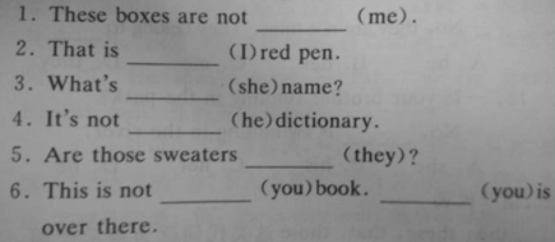
//> input picture opencv03/source/case2.png, 555 x 242 px
$ ./case2-2   (built with g++ and OpenCV 4)
//> lines starting //> are read from the running program, lines starting //| are printed output that depends on the picture; after the words box and inside, x2 and y2 are one past the last pixel; in counts of white or black regions, pixels touching at a corner belong together
#include <opencv2/opencv.hpp>
#include <iostream>
#include <math.h>

using namespace cv;
using namespace std;

int max_count = 255;
int threshold_value = 100;
const char* output_lines = "Hough Lines";
Mat src, roiImage, dst;
void morhpologyLines(int, void*);
int main(int argc, char** argv) {
	src = imread("G:/project/c/opencv/opencv03/source/case2.png", IMREAD_GRAYSCALE);
//> src: 242 rows x 555 cols, CV_8UC1; min 36, max 184, mean 144.7
	if (src.empty()) {
		printf("could not load image...\n");
		return -1;
	}
	namedWindow("input image", WINDOW_AUTOSIZE);
	imshow("input image", src);
	namedWindow(output_lines, WINDOW_AUTOSIZE);
	Rect roi = Rect(10, 10, src.cols - 20, src.rows - 20);//src.cols - 20, src.rows - 20
//> roi = Rect(10, 10, 535, 222)
	roiImage = src(roi);
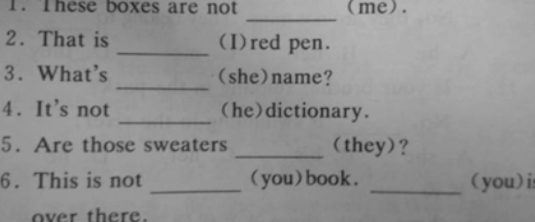
//> roiImage: 222 rows x 535 cols, CV_8UC1; min 36, max 182, mean 144.5
	imshow("ROI image", roiImage);
	// createTrackbar("threshold:", output_lines, &threshold_value, max_count, detectLines);
	// detectLines(0, 0);
	morhpologyLines(0, 0);

	waitKey(0);
	return 0;
}

void morhpologyLines(int, void*) {
	// binary image
	Mat binaryImage, morhpImage;
	threshold(roiImage, binaryImage, 0, 255, THRESH_BINARY_INV | THRESH_OTSU);
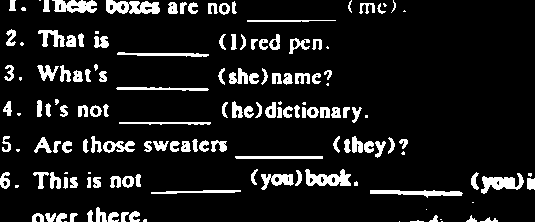
//> binaryImage: 222 rows x 535 cols, CV_8UC1; 10.7% white; 150 white regions (29 under 20 px), largest, box (x1, y1, x2, y2) and area: (106, 0, 160, 14) 535, (305, 169, 351, 186) 474, (481, 173, 524, 194) 453
	imshow("binary", binaryImage);

	// morphology operation
	Mat kernel = getStructuringElement(MORPH_RECT, Size(20, 1), Point(-1, -1));
	morphologyEx(binaryImage, morhpImage, MORPH_OPEN, kernel, Point(-1, -1));
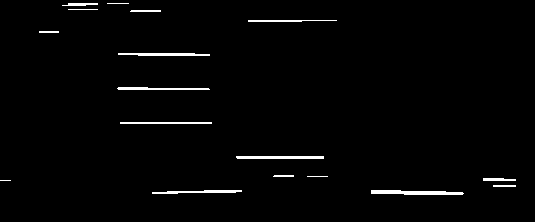
//> morhpImage: 222 rows x 535 cols, CV_8UC1; 1.7% white; 17 white regions (1 under 20 px), largest, box (x1, y1, x2, y2) and area: (371, 190, 464, 195) 349, (236, 156, 324, 159) 263, (118, 53, 210, 56) 241
	imshow("morphology result", morhpImage);

	// dilate image
	kernel = getStructuringElement(MORPH_RECT, Size(3, 3), Point(-1, -1));
	dilate(morhpImage, morhpImage, kernel);
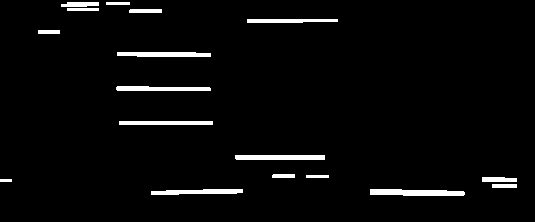
//> morhpImage: 222 rows x 535 cols, CV_8UC1; 3.3% white; 17 white regions, largest, box (x1, y1, x2, y2) and area: (370, 189, 465, 196) 549, (235, 155, 325, 160) 449, (117, 52, 211, 57) 435
	imshow("morphology lines", morhpImage);

	// hough lines
	vector<Vec4i> lines;
	HoughLinesP(morhpImage, lines, 1, CV_PI / 180.0, 30, 20.0, 0);
//> lines = 59 lines (x1, y1, x2, y2), first 8: [151, 192, 242, 192], [151, 193, 236, 193], [247, 20, 337, 19], [151, 191, 242, 191], [370, 193, 464, 194], [117, 54, 210, 54], [370, 192, 405, 192], [296, 20, 333, 21]
	Mat resultImage = roiImage.clone();
	cvtColor(resultImage, resultImage, COLOR_GRAY2BGR);
	for (size_t t = 0; t < lines.size(); t++) {
		Vec4i ln = lines[t];
		line(resultImage, Point(ln[0], ln[1]), Point(ln[2], ln[3]), Scalar(0, 0, 255), 2, 8, 0);
	}
//> this loop made 59 passes
//> ln on passes 1 to 12: [151, 192, 242, 192], [151, 193, 236, 193], [247, 20, 337, 19], [151, 191, 242, 191], [370, 193, 464, 194], [117, 54, 210, 54], [370, 192, 405, 192], [296, 20, 333, 21], [166, 190, 242, 190], [117, 55, 210, 55], [116, 88, 210, 90], [235, 158, 324, 158]
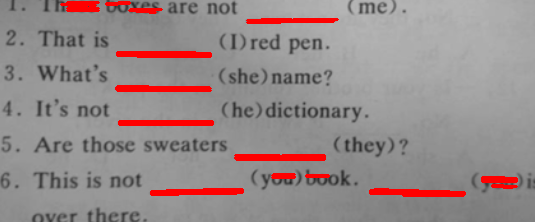
//> resultImage: 222 rows x 535 cols, CV_8UC3; mean B, G, R 139, 139, 150.6
	imshow(output_lines, resultImage);
	return;
}

$ run again, with opencv03/source/case3.png copied over opencv03/source/case2.png
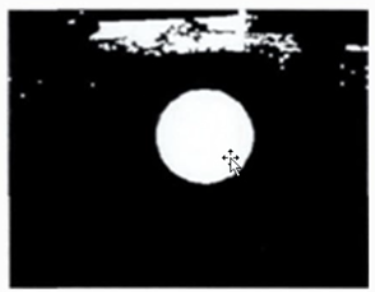
//> input picture opencv03/source/case3.png, 375 x 292 px
//> binaryImage: 272 rows x 355 cols, CV_8UC1; 87.2% white; 18 black regions (13 under 20 px), largest, box (x1, y1, x2, y2) and area: (146, 79, 244, 174) 7219, (80, 0, 290, 46) 4840, (336, 35, 355, 41) 98, (89, 33, 100, 40) 47, (269, 44, 279, 53) 43
//> in morhpologyLines, `dilate(morhpImage, morhpImage, kernel);`:
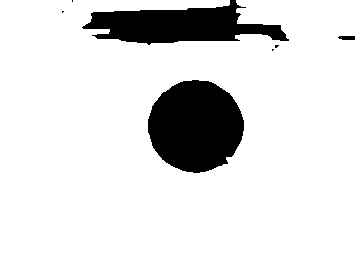
//> morhpImage: 272 rows x 355 cols, CV_8UC1; 87.5% white; 7 black regions (4 under 20 px), largest, box (x1, y1, x2, y2) and area: (148, 80, 244, 173) 6875, (82, 0, 289, 45) 5156, (338, 36, 355, 40) 62
//> lines = 665 lines (x1, y1, x2, y2), first 8: [0, 60, 326, 271], [0, 216, 233, 212], [0, 228, 307, 260], [0, 45, 354, 57], [0, 250, 300, 260], [0, 222, 237, 214], [0, 137, 267, 35], [0, 203, 118, 138]
//> the loop in morhpologyLines, `for (size_t t = 0; t < lines.size(); t++)` made 665 passes
//> after the loop in morhpologyLines, `for (size_t t = 0; t < lines.size(); t++)`:
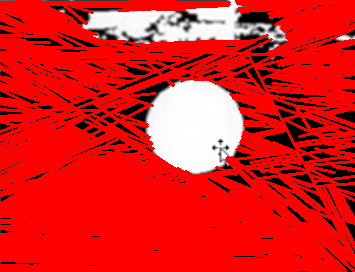
//> resultImage: 272 rows x 355 cols, CV_8UC3; mean B, G, R 29.5, 29.5, 222

$ run again, with opencv03/source/case4.png copied over opencv03/source/case2.png
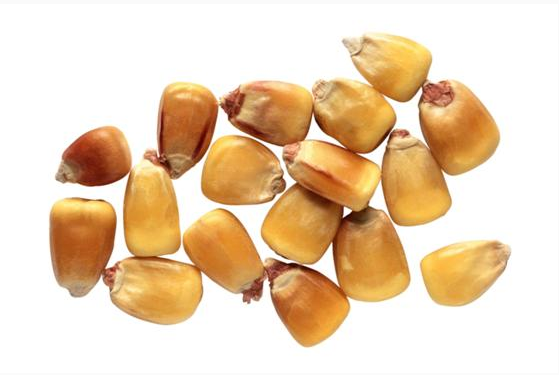
//> input picture opencv03/source/case4.png, 559 x 375 px
//> binaryImage: 355 rows x 539 cols, CV_8UC1; 38.3% white; 17 white regions (13 under 20 px), largest, box (x1, y1, x2, y2) and area: (39, 27, 490, 337) 69896, (410, 231, 501, 296) 3218, (332, 29, 347, 41) 67, (416, 237, 436, 247) 40
//> in morhpologyLines, `dilate(morhpImage, morhpImage, kernel);`:
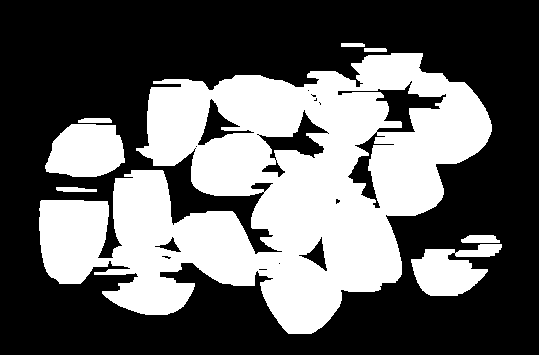
//> morhpImage: 355 rows x 539 cols, CV_8UC1; 38.8% white; 8 white regions, largest, box (x1, y1, x2, y2) and area: (39, 53, 492, 334) 67183, (45, 124, 125, 177) 3380, (411, 244, 502, 296) 2820
//> lines = 606 lines (x1, y1, x2, y2), first 8: [39, 210, 103, 201], [259, 200, 400, 257], [410, 85, 437, 73], [371, 155, 463, 160], [418, 283, 470, 288], [377, 133, 491, 129], [71, 124, 122, 143], [309, 137, 401, 124]
//> the loop in morhpologyLines, `for (size_t t = 0; t < lines.size(); t++)` made 606 passes
//> after the loop in morhpologyLines, `for (size_t t = 0; t < lines.size(); t++)`:
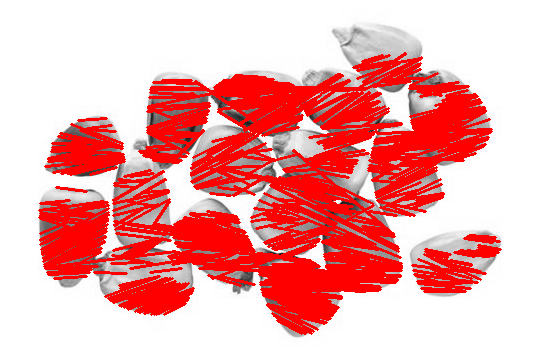
//> resultImage: 355 rows x 539 cols, CV_8UC3; mean B, G, R 166.9, 166.9, 242.3
